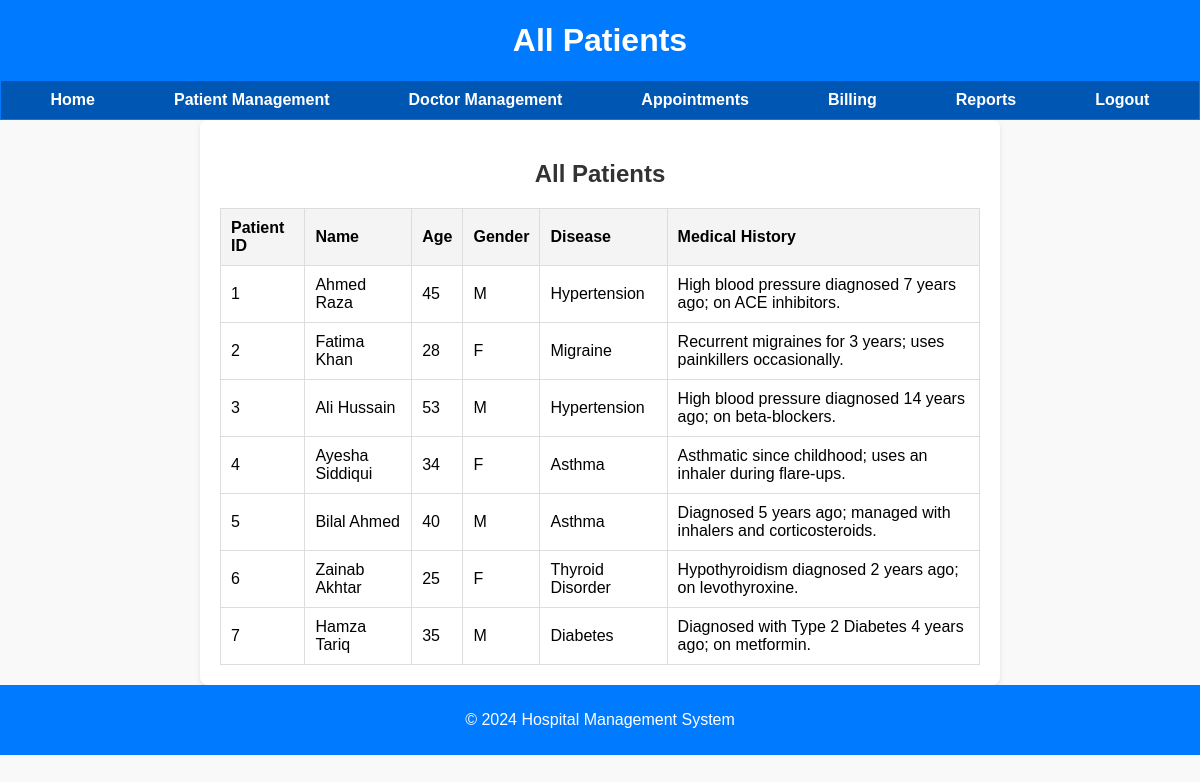
Screenshot of /patients/view_all with the database file from the repository.
### tables this page shows
CREATE TABLE patients (
                        id INTEGER PRIMARY KEY AUTOINCREMENT,
                        name TEXT NOT NULL,
                        age INTEGER,
                        gender TEXT CHECK(gender IN ('M', 'F')) NOT NULL,
                        disease TEXT,
                        medical_history TEXT,
                        admit_date TEXT DEFAULT CURRENT_TIMESTAMP);

### app.py (the view)
@app.route('/patients/view_all', methods = ['GET', 'POST'])
def view_all_patients1():
    patients = view_all_patients()
    if patients:
        return render_template('view_all_patients.html', patients = patients)
    else:
        flash(f"No Patients in Database Yet", "error")
        return redirect(url_for('patient_management'))
    return render_template('view_all_patients.html')

### Patient_Management.py (called while the page is built)
def view_all_patients():
    cursor.execute("SELECT * FROM patients")
    patients = cursor.fetchall()
    return patients

### templates/view_all_patients.html (shortened to what this page needs)
{% extends "base.html" %}
{% block header %}
    All Patients
{% endblock %}
{% block styles %}
    <link rel="stylesheet" href="{{ url_for('static', filename='patient_all_file.css') }}">
{% endblock %}
{% block content %}
    <div class="container">
        <h2>All Patients</h2>
        <table border="1">
            <tr>
                <th>Patient ID</th>
                <th>Name</th>
                <th>Age</th>
                <th>Gender</th>
                <th>Disease</th>
                <th>Medical History</th>
            </tr>
            {% for patient in patients %}
                <tr>
                    <td>{{ patient[0] }}</td>
                    <td>{{ patient[1] }}</td>
                    <td>{{ patient[2] }}</td>
                    <td>{{ patient[3] }}</td>
                    <td>{{ patient[4] }}</td>
                    <td>{{ patient[5] }}</td>
                </tr>
            {% endfor %}
        </table>
    </div>
{% endblock %}

### templates/base.html (shortened to what this page needs)
<!DOCTYPE html>
<html lang="en">
<head>
    {% block styles %}{% endblock %}
    <link rel="stylesheet" href="https://cdnjs.cloudflare.com/ajax/libs/font-awesome/6.7.2/css/all.min.css" />
</head>
<body>
    <header>
        <h1>{% block header %} MediCore {% endblock %}</h1>
        <nav>
            <a href="/home">Home</a>
            <a href="/patient">Patient Management</a>
            <a href="/doctor">Doctor Management</a>
            <a href="/appointment">Appointments</a>
            <a href="/billing">Billing</a>
            <a href="/report">Reports</a>
            <a href="/">Logout</a>
        </nav>
    </header>
    {% block content %}
    {% endblock %}
    <footer>
        <p>&copy; 2024 Hospital Management System</p>
    </footer>
</body>
</html>

### static/patient_all_file.css (style rules this page uses)
*,*::after,::before { box-sizing: border-box; }
body { font-family: Arial, sans-serif; margin: 0; padding: 0; background-color: #f9f9f9; }
header { background-color: #007BFF; color: white; padding: 1px; text-align: center; }
.container { padding: 20px; max-width: 800px; margin: auto; background: white; border-radius: 8px; box-shadow: 0 2px 5px rgba(0, 0, 0, 0.1); }
.container h2 { color: #333; text-align: center; }
table { width: 100%; border-collapse: collapse; margin-top: 20px; }
table, th, td { border: 1px solid #ddd; }
th, td { padding: 10px; text-align: left; }
th { background-color: #f4f4f4; }
nav { display: flex; justify-content: space-around; background-color: #0056b3; padding: 10px; }
nav a { color: white; text-decoration: none; font-size: 16px; font-weight: bold; }
footer { text-align: center; background-color: #007BFF; color: white; position: fixed; padding: 10px; bottom: 0; width: 100%; }

### templates/view_all_patients.html (style rules this page uses)
footer { position: relative; }

### rows the page displays
patients: id "1", name "Ahmed Raza", age "45", gender "M", disease "Hypertension", medical_history "High blood pressure diagnosed 7 years ago; on ACE inhibitors."
patients: id "2", name "Fatima Khan", age "28", gender "F", disease "Migraine", medical_history "Recurrent migraines for 3 years; uses painkillers occasionally."
patients: id "3", name "Ali Hussain", age "53", gender "M", disease "Hypertension", medical_history "High blood pressure diagnosed 14 years ago; on beta-blockers."
patients: id "4", name "Ayesha Siddiqui", age "34", gender "F", disease "Asthma", medical_history "Asthmatic since childhood; uses an inhaler during flare-ups."
patients: id "5", name "Bilal Ahmed", age "40", gender "M", disease "Asthma", medical_history "Diagnosed 5 years ago; managed with inhalers and corticosteroids."
patients: id "6", name "Zainab Akhtar", age "25", gender "F", disease "Thyroid Disorder", medical_history "Hypothyroidism diagnosed 2 years ago; on levothyroxine."
patients: id "7", name "Hamza Tariq", age "35", gender "M", disease "Diabetes", medical_history "Diagnosed with Type 2 Diabetes 4 years ago; on metformin."
